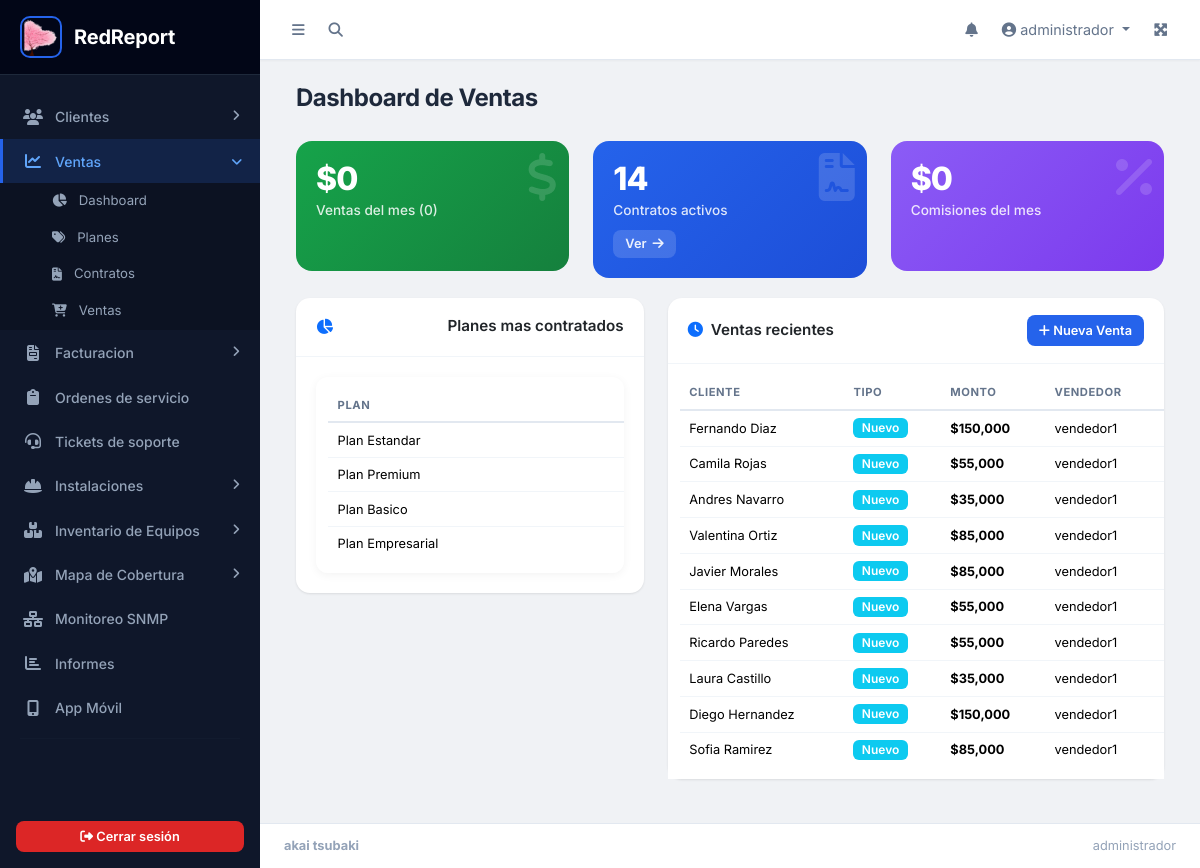
Page /ventas/index.php (signed in) on the committed database.
### tables this page shows
CREATE TABLE `tb_ventas` (
  `id_venta` int(11) NOT NULL,
  `id_contrato` int(11) DEFAULT NULL,
  `id_cliente` int(11) NOT NULL,
  `id_vendedor` int(11) NOT NULL,
  `tipo` enum('nuevo','renovacion','upgrade') NOT NULL DEFAULT 'nuevo',
  `monto` decimal(12,2) NOT NULL,
  `comision` decimal(12,2) DEFAULT 0.00,
  `fecha` date NOT NULL,
  `notas` text DEFAULT NULL,
  `fecha_creacion` datetime NOT NULL DEFAULT current_timestamp()
);

CREATE TABLE `tb_clientes` (
  `id_cliente` int(11) NOT NULL,
  `nombre` varchar(100) NOT NULL,
  `documento` varchar(50) NOT NULL,
  `telefono` varchar(20) DEFAULT NULL,
  `direccion` varchar(150) DEFAULT NULL,
  `email` varchar(100) DEFAULT NULL,
  `estado_servicio` enum('Activo','Suspendido','Cortado') NOT NULL DEFAULT 'Activo',
  `password` varchar(255) DEFAULT NULL,
  `lat` decimal(10,7) DEFAULT NULL,
  `lng` decimal(10,7) DEFAULT NULL,
  `fecha_instalacion` datetime DEFAULT NULL,
  `id_instalador` int(11) DEFAULT NULL
);

CREATE TABLE `tb_usuarios` (
  `id_usuario` int(11) NOT NULL,
  `nombre` varchar(50) NOT NULL,
  `documento` varchar(50) NOT NULL,
  `telefono` varchar(50) NOT NULL,
  `email` varchar(100) NOT NULL,
  `password` varchar(255) NOT NULL,
  `id_rol` int(11) NOT NULL,
  `token_reset` varchar(255) NOT NULL DEFAULT '',
  `token_expira` varchar(50) NOT NULL DEFAULT '',
  `google2fa_secret` varchar(255) DEFAULT NULL,
  `fh_creasion` datetime NOT NULL DEFAULT current_timestamp(),
  `intentos_fallidos` int(11) NOT NULL DEFAULT 0,
  `bloqueado_hasta` datetime DEFAULT NULL
);

### app/config/seguridad.php (called while the page is built, shortened)
<?php
function hescape($str) {
    return htmlspecialchars($str, ENT_QUOTES, 'UTF-8');
}
?>

### ventas/index.php (the view, shortened to what this page needs)
<?php
include('../parte1.php');
require_once '../app/config/conexion.php';
$id_usuario = $_SESSION['id_usuario'] ?? 0;
$id_rol = $_SESSION['id_rol'] ?? 0;
$sql_and = ($id_rol == 4) ? "AND v.id_vendedor = $id_usuario" : '';
$sql_and_c = ($id_rol == 4) ? "AND c.id_vendedor = $id_usuario" : '';
$ventas_mes = $pdo->query("SELECT COUNT(*) AS total, COALESCE(SUM(monto),0) AS monto FROM tb_ventas v WHERE 1=1 $sql_and AND MONTH(v.fecha) = MONTH(CURDATE()) AND YEAR(v.fecha) = YEAR(CURDATE())")->fetch(PDO::FETCH_ASSOC);
$contratos_activos = $pdo->query("SELECT COUNT(*) AS total FROM tb_contratos c WHERE 1=1 $sql_and_c AND c.estado = 'activo'")->fetch(PDO::FETCH_ASSOC);
$comision_mes = $pdo->query("SELECT COALESCE(SUM(comision),0) AS total FROM tb_ventas v WHERE 1=1 $sql_and AND MONTH(v.fecha) = MONTH(CURDATE()) AND YEAR(v.fecha) = YEAR(CURDATE())")->fetch(PDO::FETCH_ASSOC);
$top_planes = $pdo->query("SELECT p.nombre, COUNT(*) AS total FROM tb_contratos c INNER JOIN tb_planes p ON c.id_plan = p.id_plan GROUP BY c.id_plan ORDER BY total DESC LIMIT 5")->fetchAll(PDO::FETCH_ASSOC);
$ventas_recientes = $pdo->query("SELECT v.*, c.nombre AS cliente, u.nombre AS vendedor FROM tb_ventas v INNER JOIN tb_clientes c ON v.id_cliente = c.id_cliente INNER JOIN tb_usuarios u ON v.id_vendedor = u.id_usuario WHERE 1=1 $sql_and ORDER BY v.id_venta DESC LIMIT 10")->fetchAll(PDO::FETCH_ASSOC);
?>
<link rel="stylesheet" href="../public/css/redreport.css">
<div class="content-wrapper">
    <div class="content-header">
        <div class="container-fluid">
            <div class="row mb-2">
                <div class="col-sm-6">
                    <h1 class="m-0">Dashboard de Ventas</h1>
                </div>
            </div>
        </div>
    </div>
    <div class="content">
        <div class="container-fluid">
            <div class="row">
                <div class="col-lg-4 col-md-6">
                    <div class="stat-card green">
                        <div class="stat-icon"><i class="fas fa-dollar-sign"></i></div>
                        <div>
                            <div class="stat-value">$<?= number_format($ventas_mes['monto'], 0) ?></div>
                            <div class="stat-label">Ventas del mes (<?= $ventas_mes['total'] ?>)</div>
                        </div>
                    </div>
                </div>
                <div class="col-lg-4 col-md-6">
                    <div class="stat-card blue">
                        <div class="stat-icon"><i class="fas fa-file-contract"></i></div>
                        <div>
                            <div class="stat-value"><?= $contratos_activos['total'] ?></div>
                            <div class="stat-label">Contratos activos</div>
                        </div>
                        <a href="contratos.php" class="stat-link">Ver <i class="fas fa-arrow-right"></i></a>
                    </div>
                </div>
                <div class="col-lg-4 col-md-6">
                    <div class="stat-card purple">
                        <div class="stat-icon"><i class="fas fa-percentage"></i></div>
                        <div>
                            <div class="stat-value">$<?= number_format($comision_mes['total'], 0) ?></div>
                            <div class="stat-label">Comisiones del mes</div>
                        </div>
                    </div>
                </div>
            </div>
            <div class="row">
                <div class="col-lg-5">
                    <div class="card">
                        <div class="card-header"><i class="fas fa-chart-pie me-2 text-primary"></i>Planes mas contratados</div>
                        <div class="card-body">
                            <?php if ($top_planes): ?>
                            <div class="table-container">
                            <table class="table table-sm">
                                <thead><tr><th>Plan</th><th class="text-end">Contratos</th></tr></thead>
                                <tbody>
                                <?php foreach ($top_planes as $p): ?>
                                <tr><td><?= hescape($p['nombre']) ?></td><td class="text-end fw-bold"><?= $p['total'] ?></td></tr>
                                <?php endforeach; ?>
                                </tbody>
                            </table>
                            </div>
                            <?php else: ?>
                            <p class="text-muted mb-0">Sin contratos registrados</p>
                            <?php endif; ?>
                        </div>
                    </div>
                </div>
                <div class="col-lg-7">
                    <div class="card">
                        <div class="card-header d-flex justify-content-between align-items-center">
                            <span><i class="fas fa-clock me-2 text-primary"></i>Ventas recientes</span>
                            <a href="ventas.php" class="btn btn-primary btn-sm"><i class="fas fa-plus"></i> Nueva Venta</a>
                        </div>
                        <div class="card-body p-0">
                            <div class="table-wrap">
                                <table class="table table-sm mb-0">
                                    <thead><tr><th>Cliente</th><th>Tipo</th><th>Monto</th><th>Vendedor</th><th>Fecha</th></tr></thead>
                                    <tbody>
                                    <?php foreach ($ventas_recientes as $v): ?>
                                    <tr>
                                        <td><?= hescape($v['cliente']) ?></td>
                                        <td><span class="badge bg-info"><?= ucfirst($v['tipo']) ?></span></td>
                                        <td class="fw-bold">$<?= number_format($v['monto'], 0) ?></td>
                                        <td><?= hescape($v['vendedor']) ?></td>
                                        <td><?= date('d/m/Y', strtotime($v['fecha'])) ?></td>
                                    </tr>
                                    <?php endforeach; ?>
                                    </tbody>
                                </table>
                            </div>
                        </div>
                    </div>
                </div>
            </div>
        </div>
    </div>
</div>
<?php include('../parte2.php'); ?>

### public/css/redreport.css (style rules this page uses)
:root { --sidebar-width: 260px; --sidebar-bg: #0f172a; --sidebar-hover: #1e293b; --sidebar-active: #2563eb; --sidebar-text: #94a3b8; --sidebar-text-hover: #f1f5f9; --sidebar-divider: #1e293b; --navbar-height: 60px; --body-bg: #f0f2f5; --card-shadow: 0 1px 3px rgba(0,0,0,0.06), 0 1px 2px rgba(0,0,0,0.04); --card-shadow-hover: 0 10px 40px rgba(0,0,0,0.08); --border-color: #e2e8f0; --text-primary: #1e293b; --text-secondary: #64748b; --text-muted: #94a3b8; --primary: #2563eb; --primary-dark: #1d4ed8; --success: #16a34a; --warning: #f59e0b; --danger: #dc2626; --info: #0891b2; --font-main: 'Inter', -apple-system, BlinkMacSystemFont, sans-serif; --transition: all 0.2s ease; }
* { box-sizing: border-box; }
body { font-family: var(--font-main); background: var(--body-bg); color: var(--text-primary); -webkit-font-smoothing: antialiased; -moz-osx-font-smoothing: grayscale; }
.content-wrapper { flex: 1; display: flex; flex-direction: column; min-width: 0; background: var(--body-bg); }
.content-header { padding: 1.5rem 1.5rem 0; }
.content-header h1 { font-size: 1.5rem; font-weight: 700; color: var(--text-primary); letter-spacing: -0.02em; }
.content { padding: 1.25rem 1.5rem 1.5rem; flex: 1; overflow-x: hidden; }
.card { border-radius: 14px; box-shadow: var(--card-shadow); margin-bottom: 1.25rem; border: none; background: #ffffff; transition: box-shadow 0.2s ease; }
.card-header { display: flex; align-items: center; justify-content: space-between; background: transparent; border-bottom: 1px solid #f1f5f9; font-weight: 600; padding: 1.1rem 1.25rem; font-size: 0.95rem; }
.card-body { padding: 1.25rem; }
.table-container, .table-wrap { overflow-x: auto; -webkit-overflow-scrolling: touch; background: #ffffff; border-radius: 12px; box-shadow: 0 2px 10px rgba(0,0,0,0.05); padding: 0.75rem; margin-bottom: 0; }
.card-body.p-0 > .table-container, .card-body.p-0 > .table-wrap { border-radius: 0; box-shadow: none; padding: 0.75rem; }
.table-container > .table, .table-wrap > .table { margin-bottom: 0; min-width: 600px; }
.stat-card { position: relative; border-radius: 16px; padding: 1.25rem; color: #fff; overflow: hidden; transition: transform 0.2s ease, box-shadow 0.2s ease; margin-bottom: 1.25rem; min-height: 130px; display: flex; flex-direction: column; justify-content: space-between; }
.stat-card .stat-icon { position: absolute; top: 12px; right: 12px; font-size: 3rem; opacity: 0.15; line-height: 1; }
.stat-card .stat-value { font-size: 2rem; font-weight: 800; letter-spacing: -0.03em; line-height: 1.1; white-space: nowrap; overflow: hidden; text-overflow: ellipsis; }
.stat-card .stat-label { font-size: 0.85rem; font-weight: 500; opacity: 0.85; margin-top: 4px; white-space: nowrap; overflow: hidden; text-overflow: ellipsis; }
.stat-card .stat-link { display: inline-flex; align-items: center; gap: 6px; margin-top: 10px; font-size: 0.8rem; font-weight: 600; color: rgba(255,255,255,0.9); text-decoration: none; padding: 4px 12px; background: rgba(255,255,255,0.15); border-radius: 8px; transition: var(--transition); align-self: flex-start; }
.stat-card.blue { background: linear-gradient(135deg, #2563eb, #1d4ed8); }
.stat-card.green { background: linear-gradient(135deg, #16a34a, #15803d); }
.stat-card.purple { background: linear-gradient(135deg, #8b5cf6, #7c3aed); }
.btn { border-radius: 8px; font-weight: 600; font-size: 0.875rem; padding: 0.5rem 1rem; transition: var(--transition); border: none; }
.btn-sm { padding: 0.35rem 0.75rem; font-size: 0.8rem; }
.btn-primary { background: var(--primary); }
.table { font-size: 0.875rem; margin-bottom: 0; width: 100% !important; }
.table > thead { background: #f8fafc; }
.table > thead th { font-weight: 700; font-size: 0.78rem; text-transform: uppercase; letter-spacing: 0.05em; color: var(--text-secondary); padding: 0.8rem 0.85rem; border-bottom: 2px solid var(--border-color); vertical-align: middle; white-space: nowrap; }
.table > tbody td { padding: 0.7rem 0.85rem; vertical-align: middle; border-bottom: 1px solid #f1f5f9; }
.table > tbody tr:last-child td { border-bottom: none; }
.table-sm > thead th { padding: 0.5rem 0.6rem; font-size: 0.7rem; }
.table-sm > tbody td { padding: 0.45rem 0.6rem; font-size: 0.8rem; }
.badge { font-weight: 600; padding: 0.35em 0.7em; font-size: 0.75rem; border-radius: 6px; }

### parte1.php (style rules this page uses)
body { font-family: 'Inter', sans-serif; }

### rows in the picture
tb_ventas: id_cliente.nombre "Fernando Diaz", tipo "Nuevo", monto "150,000", id_vendedor.nombre "vendedor1"
tb_ventas: id_cliente.nombre "Camila Rojas", tipo "Nuevo", monto "55,000", id_vendedor.nombre "vendedor1"
tb_ventas: id_cliente.nombre "Andres Navarro", tipo "Nuevo", monto "35,000", id_vendedor.nombre "vendedor1"
tb_ventas: id_cliente.nombre "Valentina Ortiz", tipo "Nuevo", monto "85,000", id_vendedor.nombre "vendedor1"
tb_ventas: id_cliente.nombre "Javier Morales", tipo "Nuevo", monto "85,000", id_vendedor.nombre "vendedor1"
tb_ventas: id_cliente.nombre "Elena Vargas", tipo "Nuevo", monto "55,000", id_vendedor.nombre "vendedor1"
tb_ventas: id_cliente.nombre "Ricardo Paredes", tipo "Nuevo", monto "55,000", id_vendedor.nombre "vendedor1"
tb_ventas: id_cliente.nombre "Laura Castillo", tipo "Nuevo", monto "35,000", id_vendedor.nombre "vendedor1"
tb_ventas: id_cliente.nombre "Diego Hernandez", tipo "Nuevo", monto "150,000", id_vendedor.nombre "vendedor1"
tb_ventas: id_cliente.nombre "Sofia Ramirez", tipo "Nuevo", monto "85,000", id_vendedor.nombre "vendedor1"

### other values in the picture
APP_NAME "RedReport"
$_SESSION['usuario'] "administrador"
$ventas_mes['monto'] "0"
$ventas_mes['total'] "0"
$contratos_activos['total'] "14"
$comision_mes['total'] "0"
hescape($p['nombre']) "Plan Estandar"
hescape($p['nombre']) "Plan Premium"
hescape($p['nombre']) "Plan Basico"
hescape($p['nombre']) "Plan Empresarial"
